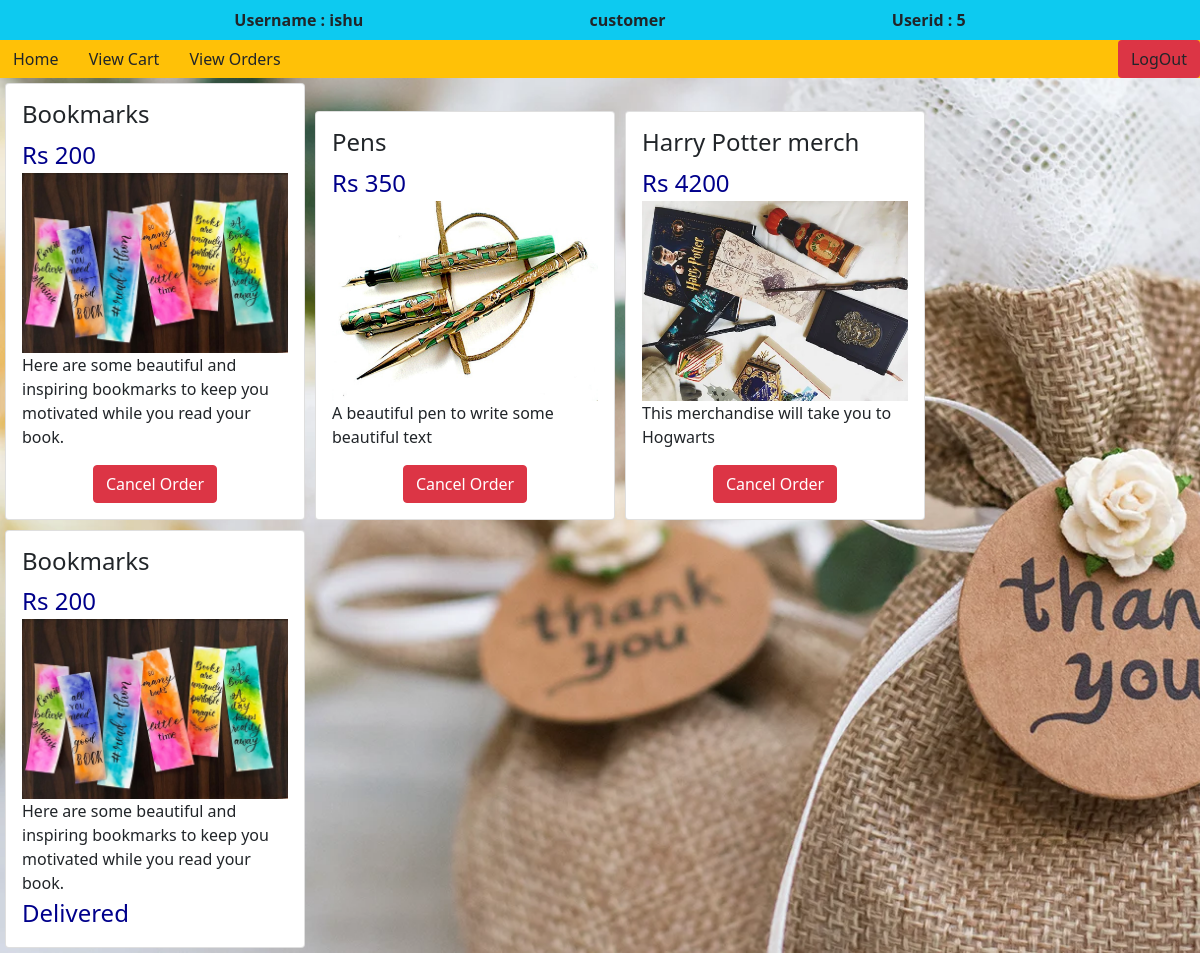
The app's page /customer/vieworders.php (signed in) with its own data.
### tables this page shows
CREATE TABLE `orders` (
  `userid` int(11) NOT NULL,
  `orderid` int(11) NOT NULL,
  `pid` int(11) NOT NULL,
  `create_date` timestamp NOT NULL DEFAULT current_timestamp()
);

CREATE TABLE `products` (
  `pid` int(11) NOT NULL,
  `name` varchar(100) NOT NULL,
  `price` float NOT NULL,
  `details` text NOT NULL,
  `imgpath` varchar(250) NOT NULL,
  `uploaded_by` int(11) NOT NULL,
  `created_date` timestamp NOT NULL DEFAULT current_timestamp()
);

CREATE TABLE `deliveredorders` (
  `orderid` int(11) NOT NULL,
  `pid` int(11) NOT NULL,
  `userid` int(11) NOT NULL,
  `create_date` timestamp NOT NULL DEFAULT current_timestamp()
);

### customer/vieworders.php (the view, shortened to what this page needs)
<!DOCTYPE html>
<html lang="en">
<head>
</head>
<body background="order.webp" style="background-size: cover;"></body>
</html>
<?php
include_once "authguard.php";
include_once "../shared/connection.php";
$userid=$_SESSION['userid'];
$sql_cursor=mysqli_query($conn,"select * from orders join products on orders.pid=products.pid where userid=$userid");
while($row=mysqli_fetch_assoc($sql_cursor)){
    $name=$row['name'];
    $price=$row['price'];
    $details=$row['details'];
    $imgpath=$row['imgpath'];
    echo "<div class='card'>
    <div class='card-body'>
        <h4 class='card-title'>$name</h4>
        <div class='price'>$price</div>
        <div class='pdtimg-container'>
            <img class='pdtimg' src='$imgpath'>
        </div>
        <div class='card-text'>$details</div>
        <div class='mt-3 d-flex justify-content-center'>
            <button class='btn btn-danger' onclick=''>Cancel Order</button>
        </div>
    </div>
    </div>";
}
$sql_cursor1=mysqli_query($conn,"select * from deliveredOrders join products on deliveredOrders.pid=products.pid where userid=$userid");
while($row=mysqli_fetch_assoc($sql_cursor1)){
    $name=$row['name'];
    $price=$row['price'];
    $details=$row['details'];
    $imgpath=$row['imgpath'];
    echo "<div class='card'>
    <div class='card-body'>
        <h4 class='card-title'>$name</h4>
        <div class='price'>$price</div>
        <div class='pdtimg-container'>
            <img class='pdtimg' src='$imgpath'>
        </div>
        <div class='card-text'>$details</div>
        <div class='text1'>Delivered</div>
    </div>
    </div>";
}
?>

### customer/authguard.php (shortened to what this page needs)
<html>
    <head><link href="https://cdn.jsdelivr.net/npm/bootstrap@5.0.2/dist/css/bootstrap.min.css" rel="stylesheet"></head>
    <body></body>
</html>
<?php
$username=$_SESSION['username'];
$user_type=$_SESSION['user_type'];
$userid=$_SESSION['userid'];
echo "<div class='d-flex justify-content-evenly bg-info p-2'>
    <div class='fw-bold'>Username : $username</div>
    <div class='fw-bold'>$user_type</div>
    <div class='fw-bold'>Userid : $userid</div>
</div>";
?>

### customer/vieworders.php (style rules this page uses)
.card { width:300px; display:inline-block !important; margin:5px; }
.pdtimg-container { width:100%; }
.pdtimg { width:100%; }
.price,.text1 { color:darkblue; font-size:24px; }
.price::before { content:"Rs "; }

### records on screen
orders: pid.name "Bookmarks", pid.price "200", pid.imgpath (picture), pid.details "Here are some beautiful and inspiring bookmarks to keep you motivated while you read your book."
orders: pid.name "Pens", pid.price "350", pid.imgpath (picture), pid.details "A beautiful pen to write some beautiful text"
orders: pid.name "Harry Potter merch", pid.price "4200", pid.imgpath (picture), pid.details "This merchandise will take you to Hogwarts"
deliveredorders: pid.name "Bookmarks", pid.price "200", pid.imgpath (picture), pid.details "Here are some beautiful and inspiring bookmarks to keep you motivated while you read your book."

### other values on screen
$username "ishu"
$user_type "customer"
$userid "5"
